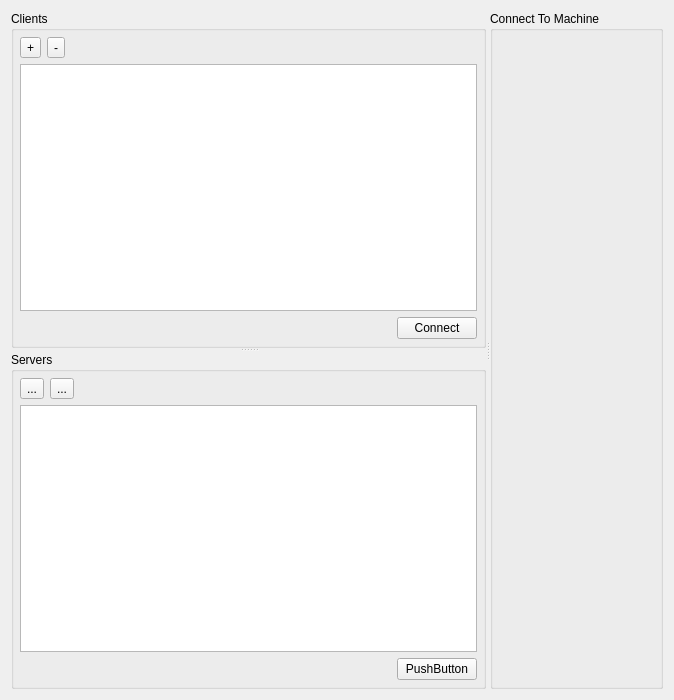
<?xml version="1.0" encoding="UTF-8"?>
<ui version="4.0">
 <class>ulmMainWindow</class>
 <widget class="QMainWindow" name="ulmMainWindow">
  <property name="geometry">
   <rect>
    <x>0</x>
    <y>0</y>
    <width>674</width>
    <height>700</height>
   </rect>
  </property>
  <property name="windowTitle">
   <string>uLanManger</string>
  </property>
  <widget class="QWidget" name="centralWidget">
   <layout class="QVBoxLayout" name="verticalLayout_3">
    <item>
     <widget class="QSplitter" name="splitter_2">
      <property name="sizePolicy">
       <sizepolicy hsizetype="Expanding" vsizetype="Preferred">
        <horstretch>0</horstretch>
        <verstretch>0</verstretch>
       </sizepolicy>
      </property>
      <property name="orientation">
       <enum>Qt::Horizontal</enum>
      </property>
      <widget class="QSplitter" name="splitter">
       <property name="orientation">
        <enum>Qt::Vertical</enum>
       </property>
       <widget class="QGroupBox" name="groupBox">
        <property name="title">
         <string>Clients</string>
        </property>
        <layout class="QVBoxLayout" name="verticalLayout">
         <property name="margin">
          <number>6</number>
         </property>
         <item>
          <layout class="QHBoxLayout" name="horizontalLayout">
           <item>
            <widget class="QToolButton" name="ClientAddButton">
             <property name="text">
              <string>+</string>
             </property>
            </widget>
           </item>
           <item>
            <widget class="QToolButton" name="ClientRemoveButton">
             <property name="text">
              <string>-</string>
             </property>
            </widget>
           </item>
           <item>
            <spacer name="horizontalSpacer">
             <property name="orientation">
              <enum>Qt::Horizontal</enum>
             </property>
             <property name="sizeHint" stdset="0">
              <size>
               <width>40</width>
               <height>20</height>
              </size>
             </property>
            </spacer>
           </item>
          </layout>
         </item>
         <item>
          <widget class="QListView" name="ClientList"/>
         </item>
         <item>
          <layout class="QHBoxLayout" name="horizontalLayout_2">
           <item>
            <spacer name="horizontalSpacer_2">
             <property name="orientation">
              <enum>Qt::Horizontal</enum>
             </property>
             <property name="sizeHint" stdset="0">
              <size>
               <width>40</width>
               <height>20</height>
              </size>
             </property>
            </spacer>
           </item>
           <item>
            <widget class="QPushButton" name="ClientConnetButton">
             <property name="text">
              <string>Connect</string>
             </property>
            </widget>
           </item>
          </layout>
         </item>
        </layout>
       </widget>
       <widget class="QGroupBox" name="groupBox_2">
        <property name="title">
         <string>Servers</string>
        </property>
        <layout class="QVBoxLayout" name="verticalLayout_2">
         <property name="margin">
          <number>6</number>
         </property>
         <item>
          <layout class="QHBoxLayout" name="horizontalLayout_3">
           <item>
            <widget class="QToolButton" name="toolButton">
             <property name="text">
              <string>...</string>
             </property>
            </widget>
           </item>
           <item>
            <widget class="QToolButton" name="toolButton_2">
             <property name="text">
              <string>...</string>
             </property>
            </widget>
           </item>
           <item>
            <spacer name="horizontalSpacer_3">
             <property name="orientation">
              <enum>Qt::Horizontal</enum>
             </property>
             <property name="sizeHint" stdset="0">
              <size>
               <width>40</width>
               <height>20</height>
              </size>
             </property>
            </spacer>
           </item>
          </layout>
         </item>
         <item>
          <widget class="QListView" name="listView"/>
         </item>
         <item>
          <layout class="QHBoxLayout" name="horizontalLayout_4">
           <item>
            <spacer name="horizontalSpacer_4">
             <property name="orientation">
              <enum>Qt::Horizontal</enum>
             </property>
             <property name="sizeHint" stdset="0">
              <size>
               <width>40</width>
               <height>20</height>
              </size>
             </property>
            </spacer>
           </item>
           <item>
            <widget class="QPushButton" name="pushButton">
             <property name="text">
              <string>PushButton</string>
             </property>
            </widget>
           </item>
          </layout>
         </item>
        </layout>
       </widget>
      </widget>
      <widget class="QGroupBox" name="groupBox_3">
       <property name="title">
        <string>Connect To Machine</string>
       </property>
      </widget>
     </widget>
    </item>
   </layout>
   <zorder>groupBox</zorder>
   <zorder>groupBox_2</zorder>
   <zorder>toolButton</zorder>
   <zorder>toolButton_2</zorder>
   <zorder>horizontalSpacer</zorder>
   <zorder>toolButton_3</zorder>
   <zorder>toolButton_4</zorder>
   <zorder>horizontalSpacer_2</zorder>
   <zorder>groupBox_2</zorder>
   <zorder>groupBox</zorder>
   <zorder>ClientAddButton</zorder>
   <zorder>ClientRemoveButton</zorder>
   <zorder>horizontalSpacer</zorder>
   <zorder>horizontalSpacer_2</zorder>
   <zorder>ClientConnetButton</zorder>
   <zorder>groupBox_2</zorder>
   <zorder>toolButton</zorder>
   <zorder>toolButton_2</zorder>
   <zorder>horizontalSpacer_3</zorder>
   <zorder>horizontalSpacer_4</zorder>
   <zorder>pushButton</zorder>
   <zorder>splitter</zorder>
   <zorder>groupBox_3</zorder>
  </widget>
 </widget>
 <layoutdefault spacing="6" margin="11"/>
 <resources/>
 <connections/>
</ui>
